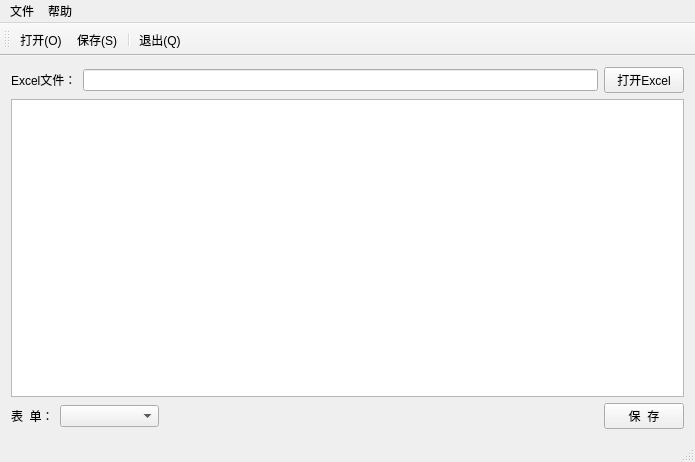
<?xml version="1.0" encoding="UTF-8"?>
<ui version="4.0">
 <class>AsoundInfo</class>
 <widget class="QMainWindow" name="AsoundInfo">
  <property name="geometry">
   <rect>
    <x>0</x>
    <y>0</y>
    <width>695</width>
    <height>462</height>
   </rect>
  </property>
  <property name="windowTitle">
   <string>AsoundInfo</string>
  </property>
  <widget class="QWidget" name="centralWidget">
   <layout class="QHBoxLayout" name="horizontalLayout_3">
    <item>
     <layout class="QVBoxLayout" name="verticalLayout">
      <item>
       <layout class="QHBoxLayout" name="horizontalLayout">
        <item>
         <widget class="QLabel" name="label">
          <property name="text">
           <string>Excel文件：</string>
          </property>
         </widget>
        </item>
        <item>
         <widget class="QLineEdit" name="lineEdit">
          <property name="readOnly">
           <bool>true</bool>
          </property>
         </widget>
        </item>
        <item>
         <widget class="QPushButton" name="btn_openExcel">
          <property name="text">
           <string>打开Excel</string>
          </property>
         </widget>
        </item>
       </layout>
      </item>
      <item>
       <widget class="QTableWidget" name="tableWidget"/>
      </item>
      <item>
       <layout class="QHBoxLayout" name="horizontalLayout_2">
        <item>
         <widget class="QLabel" name="label_2">
          <property name="text">
           <string>表  单：</string>
          </property>
         </widget>
        </item>
        <item>
         <widget class="QComboBox" name="comboBox">
          <property name="minimumSize">
           <size>
            <width>99</width>
            <height>20</height>
           </size>
          </property>
         </widget>
        </item>
        <item>
         <spacer name="horizontalSpacer">
          <property name="orientation">
           <enum>Qt::Horizontal</enum>
          </property>
          <property name="sizeHint" stdset="0">
           <size>
            <width>40</width>
            <height>20</height>
           </size>
          </property>
         </spacer>
        </item>
        <item>
         <widget class="QPushButton" name="btn_saveExcel">
          <property name="text">
           <string>保  存</string>
          </property>
         </widget>
        </item>
       </layout>
      </item>
     </layout>
    </item>
   </layout>
  </widget>
  <widget class="QMenuBar" name="menuBar">
   <property name="geometry">
    <rect>
     <x>0</x>
     <y>0</y>
     <width>695</width>
     <height>28</height>
    </rect>
   </property>
   <widget class="QMenu" name="menu">
    <property name="title">
     <string>文件</string>
    </property>
    <addaction name="act_new"/>
    <addaction name="act_open"/>
    <addaction name="act_save"/>
    <addaction name="separator"/>
    <addaction name="act_exit"/>
   </widget>
   <widget class="QMenu" name="menu_2">
    <property name="title">
     <string>帮助</string>
    </property>
    <addaction name="act_about"/>
    <addaction name="act_aboutQt"/>
   </widget>
   <addaction name="menu"/>
   <addaction name="menu_2"/>
  </widget>
  <widget class="QToolBar" name="mainToolBar">
   <attribute name="toolBarArea">
    <enum>TopToolBarArea</enum>
   </attribute>
   <attribute name="toolBarBreak">
    <bool>false</bool>
   </attribute>
   <addaction name="act_open"/>
   <addaction name="act_save"/>
   <addaction name="separator"/>
   <addaction name="act_exit"/>
  </widget>
  <widget class="QStatusBar" name="statusBar"/>
  <action name="act_open">
   <property name="icon">
    <iconset>
     <normaloff>:/images/open.png</normaloff>:/images/open.png</iconset>
   </property>
   <property name="text">
    <string>打开(&amp;O)</string>
   </property>
   <property name="shortcut">
    <string>Ctrl+O</string>
   </property>
  </action>
  <action name="act_save">
   <property name="icon">
    <iconset>
     <normaloff>:/images/save.png</normaloff>:/images/save.png</iconset>
   </property>
   <property name="text">
    <string>保存(&amp;S)</string>
   </property>
   <property name="shortcut">
    <string>Ctrl+S</string>
   </property>
  </action>
  <action name="act_exit">
   <property name="icon">
    <iconset>
     <normaloff>:/images/exit.png</normaloff>:/images/exit.png</iconset>
   </property>
   <property name="text">
    <string>退出(&amp;Q)</string>
   </property>
   <property name="shortcut">
    <string>Ctrl+Q</string>
   </property>
  </action>
  <action name="act_about">
   <property name="icon">
    <iconset>
     <normaloff>:/images/about.png</normaloff>:/images/about.png</iconset>
   </property>
   <property name="text">
    <string>关于(&amp;A)</string>
   </property>
  </action>
  <action name="act_aboutQt">
   <property name="icon">
    <iconset>
     <normaloff>:/images/Qt.png</normaloff>:/images/Qt.png</iconset>
   </property>
   <property name="text">
    <string>关于Qt</string>
   </property>
  </action>
  <action name="act_new">
   <property name="text">
    <string>新建(&amp;N)</string>
   </property>
   <property name="shortcut">
    <string>Ctrl+N</string>
   </property>
  </action>
 </widget>
 <layoutdefault spacing="6" margin="11"/>
 <resources/>
 <connections/>
</ui>
